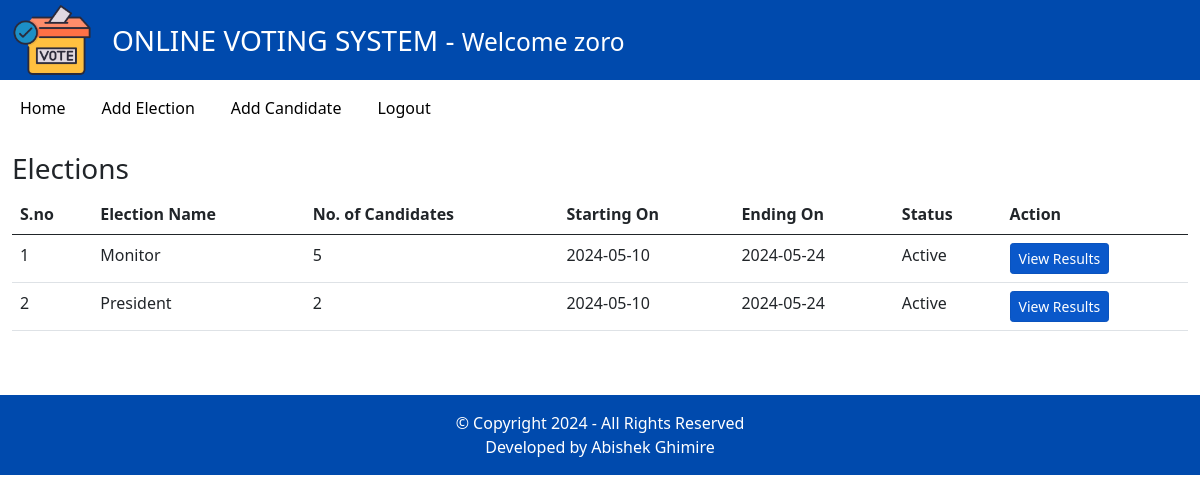
Page /admin/index.php?homepage=1 (signed in) on the committed database.
### tables this page shows
CREATE TABLE `elections` (
  `id` int(11) NOT NULL,
  `election_topic` varchar(255) DEFAULT NULL,
  `no_of_candidates` int(11) DEFAULT NULL,
  `starting_date` date DEFAULT NULL,
  `ending_date` date DEFAULT NULL,
  `status` varchar(45) DEFAULT NULL,
  `inserted_by` varchar(255) DEFAULT NULL,
  `inserted_on` date DEFAULT NULL
);

### admin/inc/homepage.php (the view)
<div class="row my-3">
    <div class="col-12">
        <h3>Elections</h3>
        <table class="table">
            <thead>
                <tr>
                    <th scope="col">S.no</th>
                    <th scope="col">Election Name</th>
                    <th scope="col">No. of Candidates</th>
                    <th scope="col">Starting On</th>
                    <th scope="col">Ending On</th>
                    <th scope="col">Status</th>
                    <th scope="col">Action</th>
                </tr>
            </thead>
            <tbody>
                <?php
                $fetchingData = mysqli_query($conn, "SELECT * FROM elections") or die(mysqli_error($conn));
                $isAnyElection = mysqli_num_rows($fetchingData);
                if ($isAnyElection > 0) {
                    $sno = 1;
                    while ($row = mysqli_fetch_assoc($fetchingData)) {
                        $election_id = $row['id'];
                ?>
                        <tr>
                            <td><?php echo $sno++; ?></td>
                            <td><?php echo $row['election_topic']; ?></td>
                            <td><?php echo $row['no_of_candidates']; ?></td>
                            <td><?php echo $row['starting_date']; ?></td>
                            <td><?php echo $row['ending_date']; ?></td>
                            <td><?php echo $row['status']; ?></td>
                            <td>
                                <a href="index.php?resultPage=<?php echo $election_id ?>" class="btn btn-sm btn-primary active">View Results</a>
                            </td>
                        </tr>
                    <?php
                    }
                } else {
                    ?>
                    <tr>
                        <td colspan="7">No any election yet!</td>
                    </tr>
                <?php
                }
                ?>
            </tbody>
        </table>
    </div>
</div>

### rows in the picture
elections: election_topic "Monitor", no_of_candidates "5", starting_date "2024-05-10", ending_date "2024-05-24", status "Active"
elections: election_topic "President", no_of_candidates "2", starting_date "2024-05-10", ending_date "2024-05-24", status "Active"

### other values in the picture
$_SESSION['username'] "zoro"
